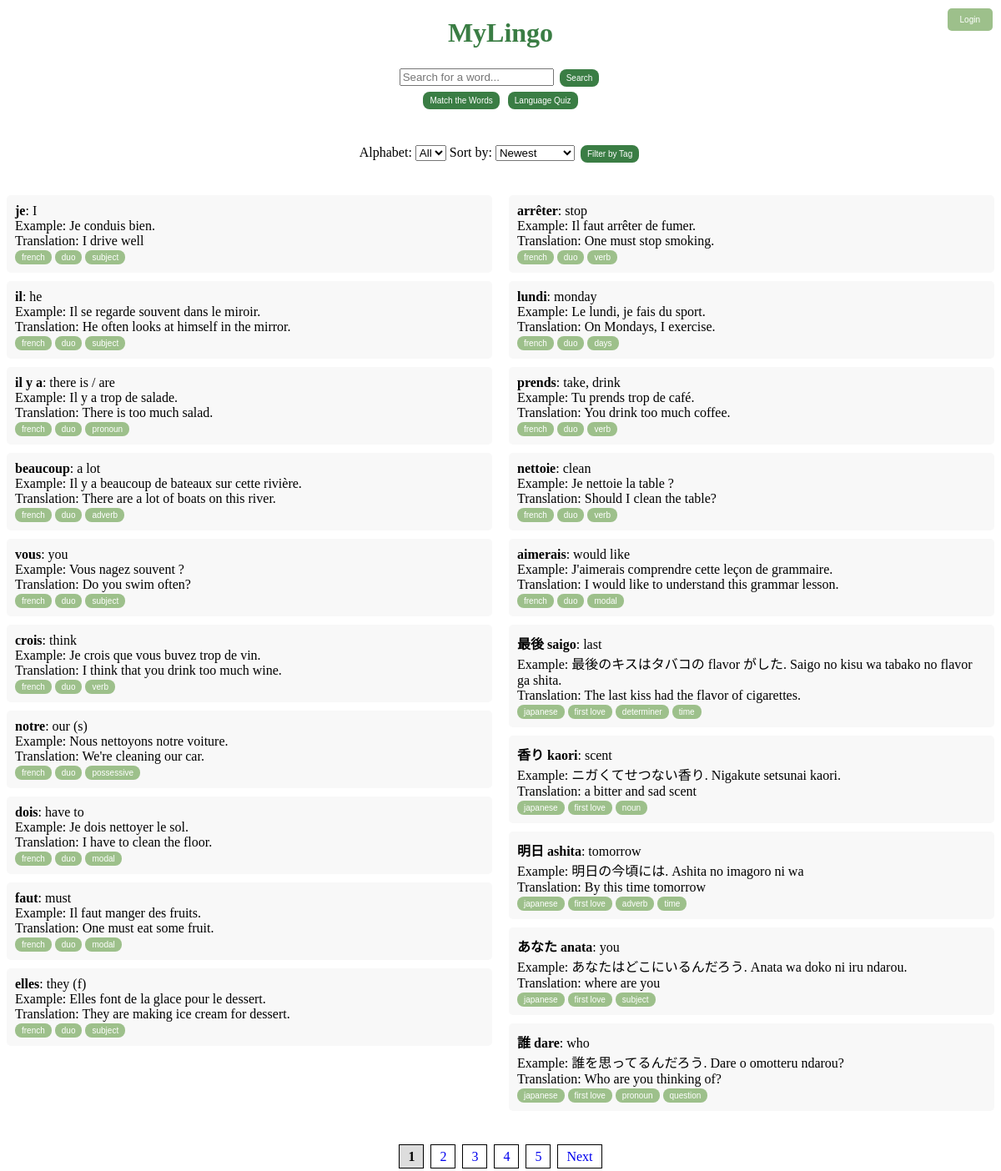
Before: /search with the older database file.
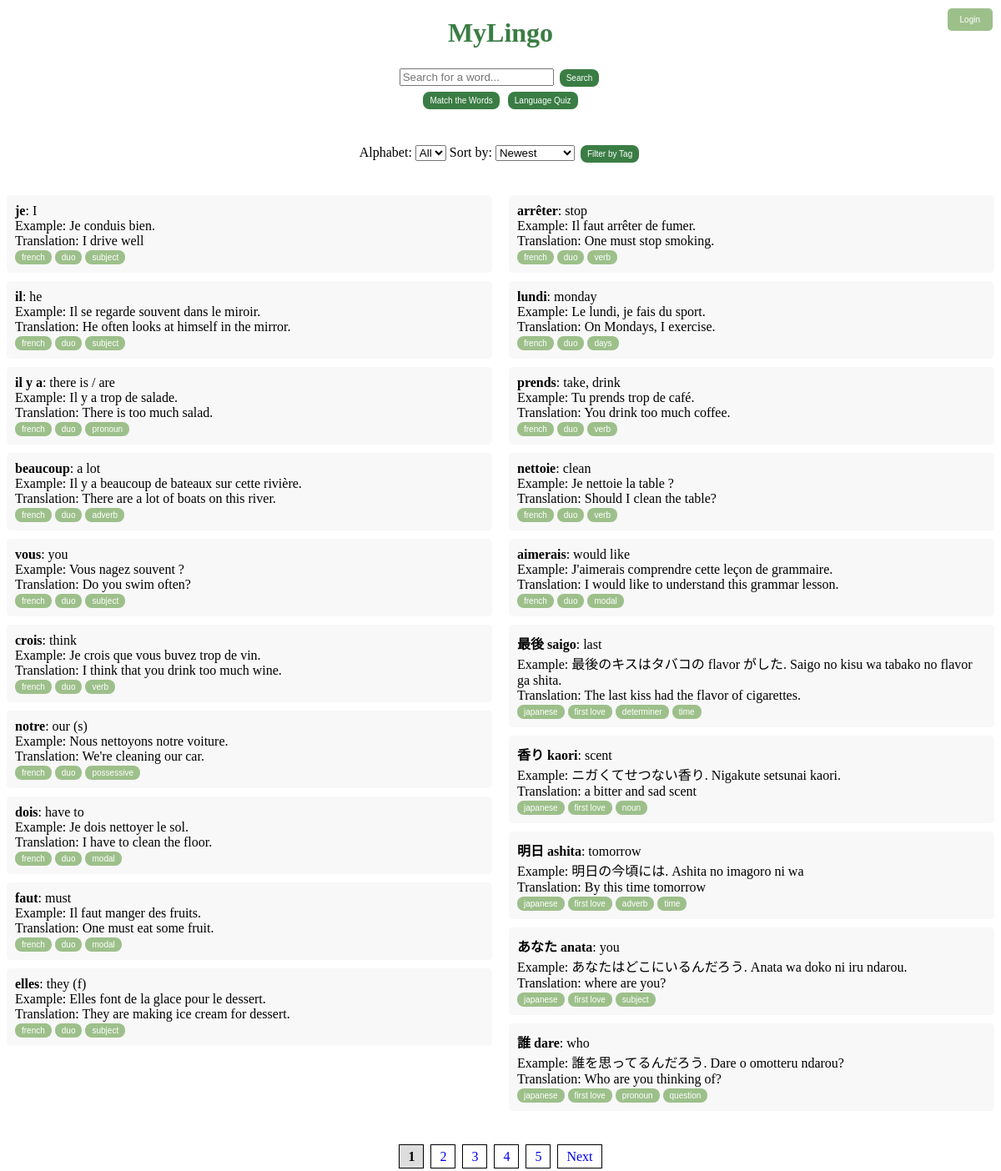
After: the same page with the newer database file.
### tables this page shows
CREATE TABLE vocabulary (
                    id INTEGER PRIMARY KEY AUTOINCREMENT,
                    word TEXT NOT NULL,
                    meaning TEXT,
                    example TEXT,
                    translation TEXT,
                    tags TEXT);

### app.py (the view)
@app.route('/search')
def search_word():
    query = request.args.get('query', '')  # Search query
    page = request.args.get('page', 1, type=int)  # Page number (default to 1)
    alphabet = request.args.get('alphabet', '')
    tag = request.args.get('tag', '')
    sort = request.args.get('sort', 'newest')
    query_normalized = remove_accents(query.lower())
    conn = sqlite3.connect('database.db')
    conn.row_factory = sqlite3.Row  # ✅ Return dictionaries instead of tuples
    c = conn.cursor()
    c.execute("SELECT * FROM vocabulary")
    words = c.fetchall()
    conn.close()
    filtered_words = [
        word for word in words
        if query_normalized in remove_accents(word["word"].lower())
        or query_normalized in remove_accents(word["meaning"].lower())
    ]
    words = filtered_words  # Fetch words based on filters
    total_pages = (len(words) // 20) + (1 if len(words) % 20 > 0 else 0)  # Calculate pages
    return render_template('index.html', words=words, page=page, total_pages=total_pages, selected_alphabet=alphabet,
                           selected_tag=tag, selected_sort=sort)

### app.py (called while the page is built)
@app.route("/check_answer", methods=["POST"])
def remove_accents(input_str: object) -> object:
    if not isinstance(input_str, str):  # Ensure it's a string
        return ""  # Return empty string instead of None
    text = ''.join(
        c for c in unicodedata.normalize('NFKD', input_str)
        if unicodedata.category(c) != 'Mn'
    )
    text = re.sub(r'[^\w\s]', '', text)  # <-- Remove punctuation
    return text

### templates/index.html (shortened to what this page needs)
<!DOCTYPE html>
<html>
<head>
    <link rel="stylesheet" href="{{ url_for('static', filename='style.css') }}">
</head>
<body>
    <h1><a href="{{ url_for('index') }}" style="text-decoration: none; color: inherit;">MyLingo</a></h1>
    <div id="login-container">
        {% if current_user.is_authenticated %}
            <p>Welcome, {{ current_user.username }}!</p>
            <a href="{{ url_for('logout') }}"><button id="logout-btn">Logout</button></a>
        {% else %}
            <button id="login-button">Login</button>
        {% endif %}
    </div>
    <form action="/search" method="get">
        <input type="text" name="query" placeholder="Search for a word..." required>
        <button type="submit" class="main-btn">Search</button>
    </form>
    <div class="center-container">
        <a href="{{ url_for('game') }}">
            <button class="main-btn">Match the Words</button></a>
        <a href="{{ url_for('quiz') }}">
            <button class="main-btn">Language Quiz</button>
        </a>
    </div>
    <form method="GET" action="/" style="margin-bottom: 20px;">
        <label for="alphabet-filter">Alphabet:</label>
        <select name="alphabet" id="alphabet-filter" onchange="this.form.submit()">
            <option value="">All</option>
        </select>
        <label for="sort-filter">Sort by:</label>
        <select name="sort" id="sort-filter" onchange="this.form.submit()">
            <option value="newest" {% if selected_sort == "newest" %}selected{% endif %}>Newest</option>
        </select>
        <button class="main-btn" id="filterButton" type="button">Filter by Tag</button>
    </form>
    <div class="word-container">
        <ul class="word-list">
            {% for word in words[:10] %}
                <li class="word-item">
                    <strong>{{ word["word"] }}</strong>: {{ word["meaning"] }}
                    <br> Example: {{ word["example"] }}
                    <br> Translation: {{ word["translation"] }}
                    <br>
                    {% if word['tags'] %}
                        {% for tag in word['tags'].split(',') %}
                            <a href="?page=1&tag={{ tag.strip() }}&alphabet={{ selected_alphabet }}&sort={{ selected_sort }}">
                                <button class="tag-btn tag tag.selected">{{ tag.strip() }}</button></a>
                        {% endfor %}
                    {% endif %}
                </li>
            {% endfor %}
        </ul>
        <ul class="word-list">
            {% for word in words[10:20] %}
                <li class="word-item">
                    <strong>{{ word["word"] }}</strong>: {{ word["meaning"] }}
                    <br> Example: {{ word["example"] }}
                    <br> Translation: {{ word["translation"] }}
                    <br>
                    {% if word['tags'] %}
                        {% for tag in word['tags'].split(',') %}
                            <a href="/filter?tag={{ tag.strip() }}">
                                <button class="tag-btn tag tag.selected">{{ tag.strip() }}</button></a>
                        {% endfor %}
                    {% endif %}
                </li>
            {% endfor %}
        </ul>
    </div>
    <div class="pagination">
        {% for p in range(1, total_pages + 1) %}
            {% if p == page %}
                <a class="active">{{ p }}</a>
            {% else %}
                <a href="?page={{ p }}&alphabet={{ selected_alphabet }}&tag={{ selected_tag }}&sort={{ selected_sort }}">{{ p }}</a>
            {% endif %}
        {% endfor %}
        {% if page < total_pages %}
            <a href="?page={{ page+1 }}&alphabet={{ selected_alphabet }}&tag={{ selected_tag }}&sort={{ selected_sort }}">Next</a>
        {% endif %}
    </div>
</body>
</html>

### static/style.css (style rules this page uses)
h1 { text-align: center; color: #3A7D44 }
button { color: white; border: none; padding: 5px 8px; cursor: pointer; font-size: 10px; border-radius: 8px; }
#login-container { position: absolute; top: 10px; right: 10px; }
#login-button { background-color: #9DC08B; color: white; padding: 8px 15px; border: none; border-radius: 5px; cursor: pointer; }
.main-btn { background-color: #3A7D44; margin: 3px; }
.tag,.tag-btn,.edit-btn,.delete-btn { background-color: #9DC08B; padding: 3px 8px; }
form { text-align: center; }
.center-container { justify-content: center; align-items: center; flex-direction: row; text-align: center; width: 100%; height: 8vh; }
.word-container { display: flex; justify-content: space-between; gap: 20px; }
.word-list { width: 50%; list-style-type: none; padding: 0; }
.word-item { background: #f8f8f8; padding: 10px; margin-bottom: 10px; border-radius: 5px; }
.pagination { text-align: center; margin-top: 20px; }
.pagination a { padding: 5px 10px; margin: 2px; border: 1px solid #000; text-decoration: none; }
.pagination .active { font-weight: bold; background: #ddd; }

Changed rows visible on the page:
changed vocabulary "あなた anata": translation "where are you" → "where are you?"
